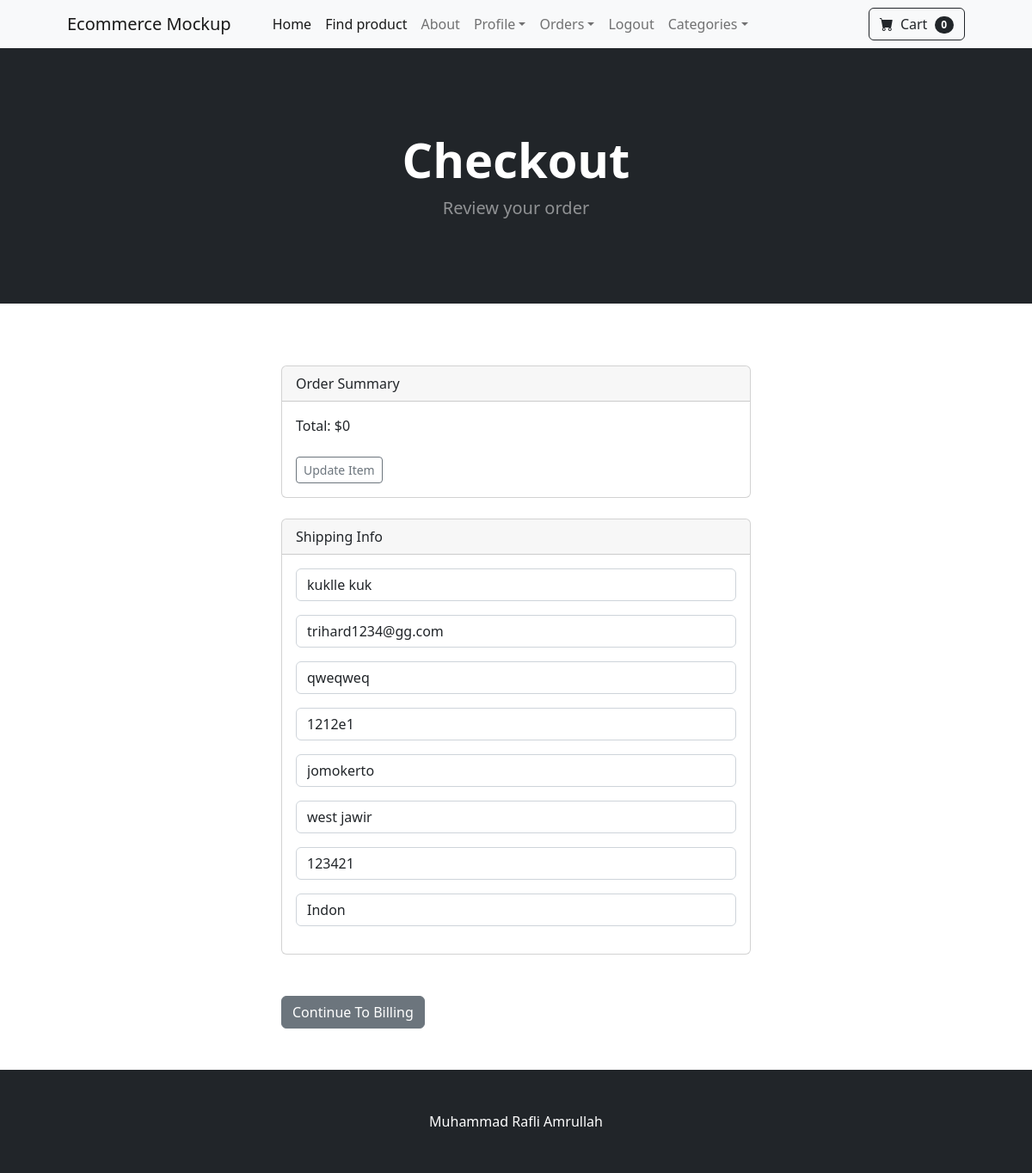
The app's page /payment/checkout (signed in) with its own data.
### payment/models.py (models this page shows, shortened)
class ShippingAddress(models.Model):
	user = models.ForeignKey(User, on_delete=models.CASCADE, null=True, blank=True)
	shipping_full_name = models.CharField(max_length=255)
	shipping_email = models.CharField(max_length=255)
	shipping_address1 = models.CharField(max_length=255)
	shipping_address2 = models.CharField(max_length=255, null=True, blank=True)
	shipping_city = models.CharField(max_length=255)
	shipping_state = models.CharField(max_length=255, null=True, blank=True)
	shipping_zipcode = models.CharField(max_length=255, null=True, blank=True)
	shipping_country = models.CharField(max_length=255)
	class Meta:
		verbose_name_plural = "Shipping Address"

### payment/views.py (the view)
# urls.py: path('checkout', views.checkout, name='checkout'),
def checkout(request):
	cart = Cart(request)
	cart_products = cart.get_prods
	quantities = cart.get_quants
	totals = cart.cart_total()
	if request.user.is_authenticated:
		shipping_user = ShippingAddress.objects.get(user__id=request.user.id)
		shipping_form = ShippingForm(request.POST or None, instance=shipping_user)
		return render(request, 'payment/checkout.html', {'cart_products':cart_products,
												    'quantities':quantities, 'totals':totals, 'shipping_form':shipping_form})
	else:
		shipping_form = ShippingForm(request.POST or None)
		return render(request, 'payment/checkout.html', {'cart_products':cart_products,
												    'quantities':quantities, 'totals':totals, 'shipping_form':shipping_form})

### cart/cart.py (called while the page is built, shortened)
    def __len__(self):
        return len(self.cart)

    def get_prods(self):
        product_ids = self.cart.keys()
        products = Product.objects.filter(id__in=product_ids)
        return products

    def cart_total(self):
        product_ids = self.cart.keys()
        products = Product.objects.filter(id__in=product_ids)
        quantities = self.cart
        total = 0
        return total

### cart/context_processors.py (called while the page is built)
def cart(request):
    return {'cart': Cart(request)}

### payment/templates/payment/checkout.html (shortened to what this page needs)
{% extends "base.html" %} {% block content %}
<header class="bg-dark py-5">
  <div class="container px-4 px-lg-5 my-5">
    <div class="text-center text-white">
      <h1 class="display-4 fw-bolder">Checkout</h1>
      <p class="lead fw-normal text-white-50 mb-0">Review your order</p>
    </div>
  </div>
</header>
<br />
<div class="container">
  <div class="row">
    <div class="col-md-6 offset-md-3">
      <br /><br />
      <div class="card">
        <div class="card-header">Order Summary</div>
        <div class="card-body">
           Total: ${{ totals }}
          <br />
          <br />
          <a href="{% url 'cart_summary' %}" class="btn btn-sm btn-outline-secondary">Update Item</a>
        </div>
      </div>
      <br />
      <div class="card">
        <div class="card-header">Shipping Info</div>
        <div class="card-body">
          <form method="POST" action="{% url 'billing_info' %}">
          {{shipping_form.as_p}}
        </div>
      </div>
      <br />
      <br />
      <button type="submit" class="btn btn-secondary">
        Continue To Billing
      </button>
      <br />
      <br />
      <br />
    </div>
  </div>
</div>
{% endblock content %}

### records on screen
ShippingAddress: shipping_full_name "kuklle kuk", shipping_email "trihard1234@gg.com", shipping_address1 "qweqweq", shipping_address2 "1212e1", shipping_city "jomokerto", shipping_state "west jawir", shipping_zipcode "123421", shipping_country "Indon"

### other values on screen
{{ cart | length }} "0"
{{ totals }} "0"
